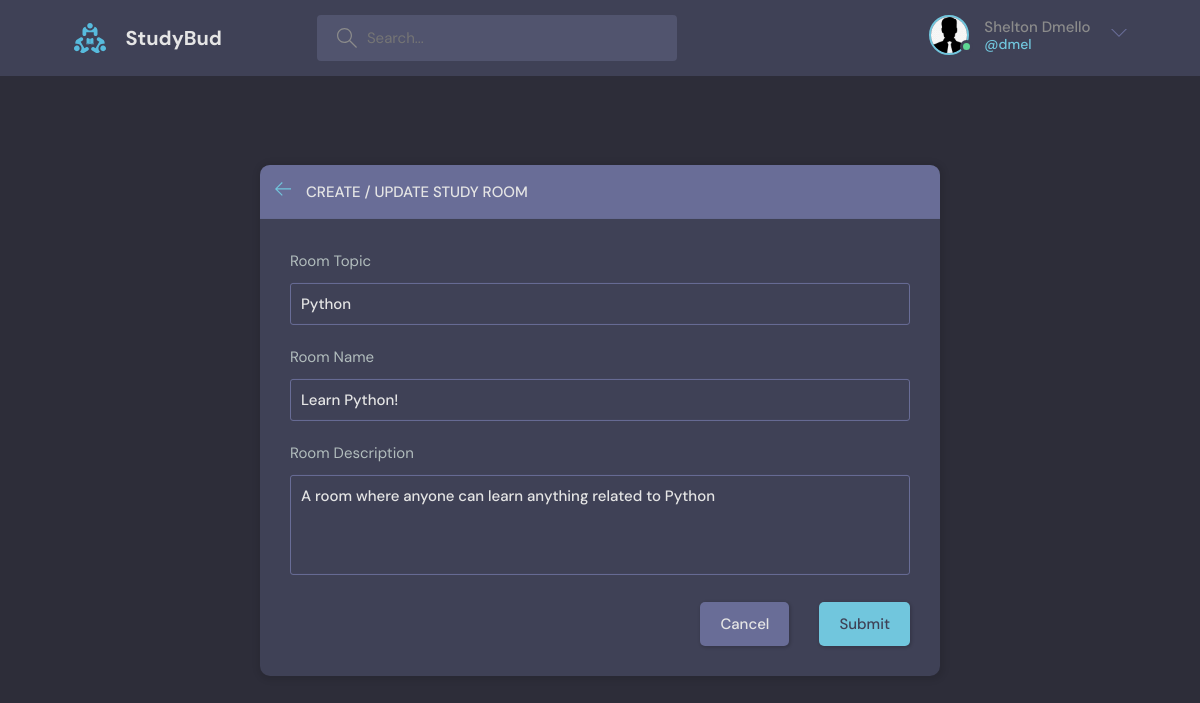
The app's page /update-room/1/ (signed in) with its own data.
### base/models.py (models this page shows, shortened)
class User(AbstractUser):
    name = models.CharField(max_length=200, null=True)
    email = models.EmailField( unique=True, null=True)
    bio = models.TextField(null=True)
    avatar = models.ImageField(null=True, default="avatar.svg")
    USERNAME_FIELD = 'email'
    REQUIRED_FIELDS = []

class Room(models.Model):
    host = models.ForeignKey(User, on_delete=models.SET_NULL, null=True)
    topic = models.ForeignKey(Topic, on_delete=models.SET_NULL, null=True)
    name = models.CharField(max_length=200)
    description = models.TextField(null=True, blank=True)
    participants = models.ManyToManyField(User, related_name='participants', blank=True)
    updated = models.DateTimeField(auto_now=True)
    created = models.DateTimeField(auto_now_add=True)
    class Meta:
        ordering = ['-updated', '-created']

class Topic(models.Model):
    name = models.CharField(max_length=200)

### base/views.py (the view, shortened to what this page needs)
# urls.py: path('update-room/<str:pk>/', views.updateRoom, name='update-room'),
@login_required(login_url='/login')
def updateRoom(request, pk):
    room = Room.objects.get(id = pk)
    form = RoomForm(instance=room)
    topics = Topic.objects.all()
    if request.user != room.host:
        return HttpResponse('Your are not allowed to update this room!')
    data = {'form':form, 'topics': topics, 'room': room}
    return render(request, 'base/room_form.html', data)

### base/forms.py
class RoomForm(ModelForm):
    class Meta:
        model = Room
        fields = '__all__'
        exclude= ['host', 'participants']

### base/templates/base/room_form.html (shortened to what this page needs)
{% extends 'main.html' %}
{% block content %}
<main class="create-room layout">
  <div class="container">
    <div class="layout__box">
      <div class="layout__boxHeader">
        <div class="layout__boxTitle">
          <a href="{% url 'home' %}">
            <svg version="1.1" xmlns="http://www.w3.org/2000/svg" width="32" height="32" viewBox="0 0 32 32">
              <title>arrow-left</title>
              <path
                d="M13.723 2.286l-13.723 13.714 13.719 13.714 1.616-1.611-10.96-10.96h27.625v-2.286h-27.625l10.965-10.965-1.616-1.607z">
              </path>
            </svg>
          </a>
          <h3>Create / Update Study Room</h3>
        </div>
      </div>
      <div class="layout__body">
        <form class="form" action="" method="POST">
          <div class="form__group">
            <label for="room_topic">Room Topic</label>
            <input required type='text' value='{{room.topic.name}}' name='topic' list='topic-list' />
          </div>
          <div class="form__group">
            <label for="room_name">Room Name</label>
            {{form.name}}
          </div>
          <div class="form__group">
            <label for="room_description">Room Description</label>
            {{form.description}}
          </div>
      <div class="form__action">
        <a class="btn btn--dark" href="{% url 'home' %}">Cancel</a>
        <button class="btn btn--main" type="submit">Submit</button>
      </div>
      </form>
    </div>
  </div>
</main>
{% endblock %}

### templates/navbar.html (shortened to what this page needs)
{% load static %}
<header class="header header--loggedIn">
    <div class="container">
        <a href="{% url 'home' %}" class="header__logo">
            <img src="{% static 'images/logo.svg' %}" />
            <h1>StudyBud</h1>
        </a>
        <form class="header__search" method='GET' action="{% url 'home' %}">
            <label>
                <input type="text" name='q' placeholder="Search...">
            </label>
        </form>
        <nav class="header__menu">
            {% if request.user.is_authenticated %}
            <div class="header__user">
                <a href="{% url 'update-user' %}">
                    <div class="avatar avatar--medium active">
                        <img src="{{ request.user.avatar.url }}" />
                    </div>
                    <p>{{ request.user.name }} <span>@{{ request.user.username }}</span></p>
                </a>
                <button class="dropdown-button">
                    <svg version="1.1" xmlns="http://www.w3.org/2000/svg" width="32" height="32" viewBox="0 0 32 32">
                        <title>chevron-down</title>
                        <path d="M16 21l-13-13h-3l16 16 16-16h-3l-13 13z"></path>
                    </svg>
                </button>
            </div>
            {% else %}
            <a href="{% url 'login' %}">
                <img src="{% static 'images/avatar.svg' %}" />
                <p>Login</p>
            </a>
            {% endif %}
        </nav>
    </div>
</header>

### records on screen
User: user.avatar (picture), user.name "Shelton Dmello", user.username "dmel"
Room: topic "Python", name "Learn Python!", description "A room where anyone can learn anything related to Python"
